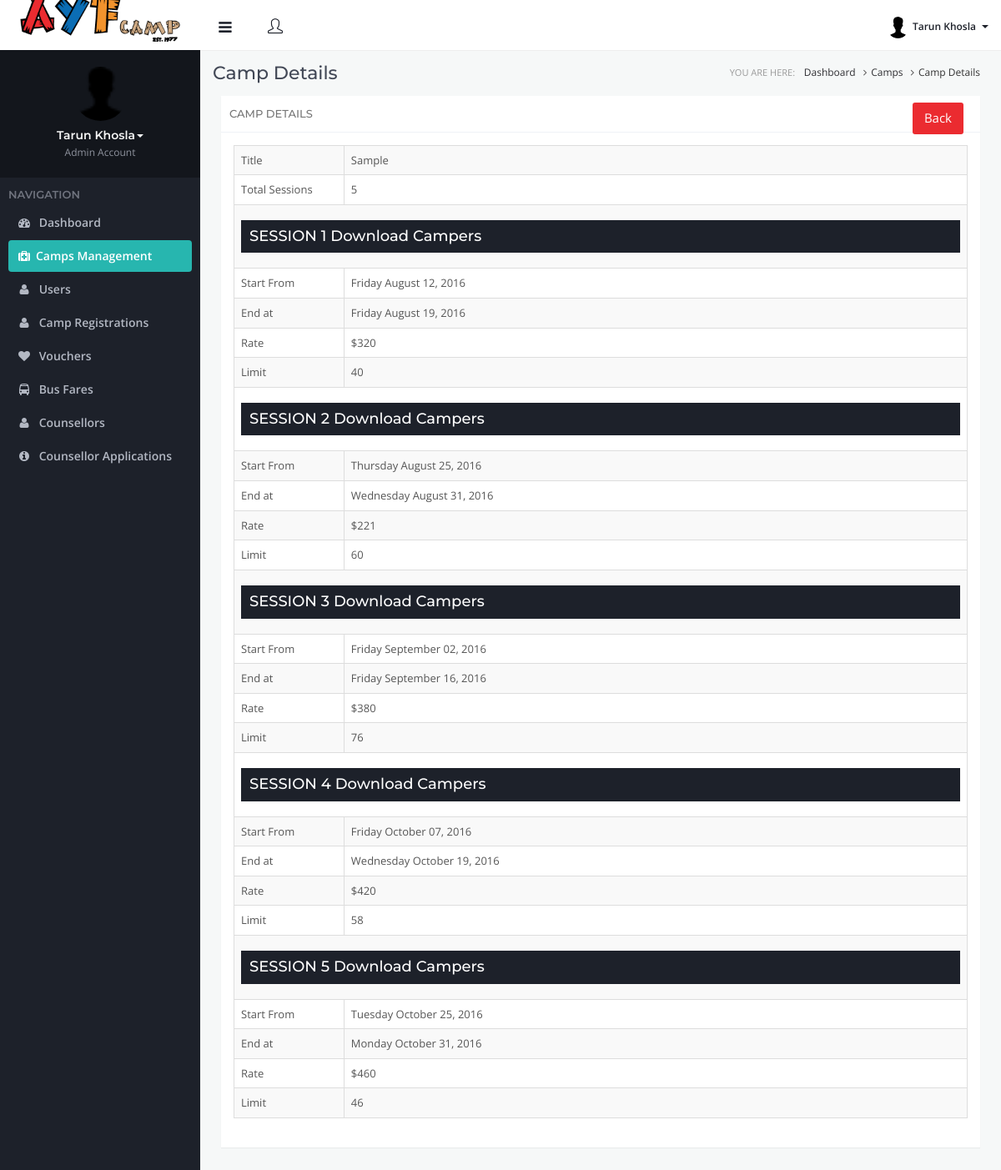
Screenshot of /admin/camp.php?id=1 (signed in) with the database file from the repository.
### tables this page shows
CREATE TABLE IF NOT EXISTS `camps` (
  `id` int(11) NOT NULL AUTO_INCREMENT,
  `title` varchar(100) NOT NULL,
  `total_sessions` int(11) NOT NULL,
  `year` int(11) NOT NULL,
  `created` datetime NOT NULL,
  PRIMARY KEY (`id`)
);

CREATE TABLE IF NOT EXISTS `camp_sessions` (
  `id` int(11) NOT NULL AUTO_INCREMENT,
  `camp_id` int(11) NOT NULL,
  `title` varchar(50) NOT NULL,
  `start_from` date NOT NULL,
  `end_at` date NOT NULL,
  `rate` varchar(5) NOT NULL,
  `camper_limit` int(11) NOT NULL,
  PRIMARY KEY (`id`)
);

### Library/admin/camps/view-init.php (called while the page is built, shortened)
<?php
require_once(LIB_PATH . 'GlobalManager.php');
$globalManager = GlobalManager::getInstance();
$pageTitle = "Camp Details";
if(isset($_GET['id']) && trim($_GET['id'])!==""){
	$campId = trim($_GET['id']);
	$getCamp = $globalManager->runSelectQuery("camps", "*", "id='".$campId."'");
	if(is_array($getCamp) && count($getCamp)>0){
		$camp = $getCamp[0];
		$getSessions = $globalManager->runSelectQuery("camp_sessions", "*", "camp_id='".$campId."'");
		if(is_array($getSessions) && count($getSessions)>0){
			$camp['sessions'] = $getSessions;
		}
	}
}

### Library/GlobalManager.php (called while the page is built, shortened)
<?php
class GlobalManager extends Model {
	private static $instance = null;
	public static function getInstance() {
		if (self::$instance == null) {
		  self::$instance = new self();
		}
		return self::$instance;
	}
	public function runSelectQuery($table, $fields, $where) {
		$query = "SELECT ".$fields." FROM ".$table;
		if($where !=""){
			$query .= " WHERE ". $where;
		}
		$result = $this->find($query);
		if (count($result) > 0) {
			return $result;
		}
		else {
			return false;
		}
	}
}
?>

### Library/model.php (called while the page is built, shortened)
<?php
class Model {
    private static $connection = null;
    private static function connect() {
        try {
            $db = array(
                'host' => 'localhost',
				'db' => 'ayfcamp',
				'user' => 'root',
				'password' => ''
            );
            self::$connection = new mysqli($db['host'], $db['user'], $db['password'],$db['db']);
        }
        catch (Exception $e) {
            quickLog("MySQL error --> {$e->getMessage()}");
            return false;
        }
        return true;
    }
    protected function find($sql) {
        $result = array();
        $resource = mysqli_query(self::$connection,$sql);
        $result = array();
        while($row = mysqli_fetch_assoc($resource)) {
            $result[] = $row;
        }
        return $result;
    }
}
?>

### admin/camp.php (the view, shortened to what this page needs)
<?php
include(LIB_PATH . 'admin/camps/view-init.php');
include(LIB_HTML . 'admin/header.php');
include(LIB_HTML . 'admin/leftbar.php');
?>
<section class="main-content-wrapper">
    <div class="pageheader">
        <h1><?php echo $pageTitle;?> </h1>
        <div class="breadcrumb-wrapper hidden-xs">
            <span class="label">You are here:</span>
            <ol class="breadcrumb">
                <li><a href="<?php echo ADMIN_SITE_URL;?>dashboard.php">Dashboard</a></li>
                <li><a href="<?php echo ADMIN_SITE_URL;?>camps.php">Camps</a></li>
                <li class="active"><?php echo $pageTitle;?></li>
            </ol>
        </div>
        <section id="main-content" class="animated fadeInUp">
            <div class="row">
                <div class="col-md-12">
                    <div class="panel panel-default">
                        <div class="panel-heading">
                            <h3 class="panel-title"><?php echo $pageTitle;?></h3>
                            <div class="actions pull-right">
                                <button class="btn btn-primary" id="btnBack">Back</button>
                            </div>
                        </div>
                        <div class="panel-body">
                            <table class="table table-striped table-bordered" cellspacing="0" width="100%">
                            <tbody>
                                <tr>
                                    <td width="15%">Title</td>
                                    <td><?php echo $camp['title']; ?></td>
                                </tr>
                                <tr>
                                    <td>Total Sessions</td>
                                    <td><?php echo $camp['total_sessions'];?></td>
                                </tr>
                                <?php
                                if(is_array($camp['sessions']) && count($camp['sessions'])>0){
                                    foreach($camp['sessions'] as $sKey=>$sVal){
                                        $k = $sKey+1;
                                ?>
                                <tr>
                                    <td colspan="2" class="form-group margin20">
                                        <h3 class="rowHeader">
                                            SESSION <?php echo $k;?>
                                            <a class="import-link" href="#">Download Campers</a>
                                        </h3>
                                    </td>
                                </tr>
                                <tr>
                                    <td>Start From</td>
                                    <td><?php echo date("l F d, Y", strtotime($sVal['start_from']));?></td>
                                </tr>
                                <tr>
                                    <td>End at</td>
                                    <td><?php echo date("l F d, Y", strtotime($sVal['end_at']));?></td>
                                </tr>
                                <tr>
                                    <td>Rate</td>
                                    <td>$<?php echo $sVal['rate'];?></td>
                                </tr>
                                <tr>
                                    <td>Limit</td>
                                    <td><?php echo $sVal['camper_limit'];?></td>
                                </tr>
                                <?php
                                    }
                                }
                                ?>
                            </tbody>
                            </table>
						</div>
                    </div>
                </div>
            </div>
        </section>
    </div>
</section>
<?php include(LIB_HTML.'admin/footer.php');?>

### rows the page displays
camps: title "Sample", total_sessions "5"
camp_sessions: k "1", start_from "Friday August 12, 2016", end_at "Friday August 19, 2016", rate "320", camper_limit "40"
camp_sessions: k "2", start_from "Thursday August 25, 2016", end_at "Wednesday August 31, 2016", rate "221", camper_limit "60"
camp_sessions: k "3", start_from "Friday September 02, 2016", end_at "Friday September 16, 2016", rate "380", camper_limit "76"
camp_sessions: k "4", start_from "Friday October 07, 2016", end_at "Wednesday October 19, 2016", rate "420", camper_limit "58"
camp_sessions: k "5", start_from "Tuesday October 25, 2016", end_at "Monday October 31, 2016", rate "460", camper_limit "46"

### other values shown
$_SESSION['admin_full_name'] "Tarun Khosla"
$pageTitle "Camp Details"
$pageTitle "CAMP DETAILS"
